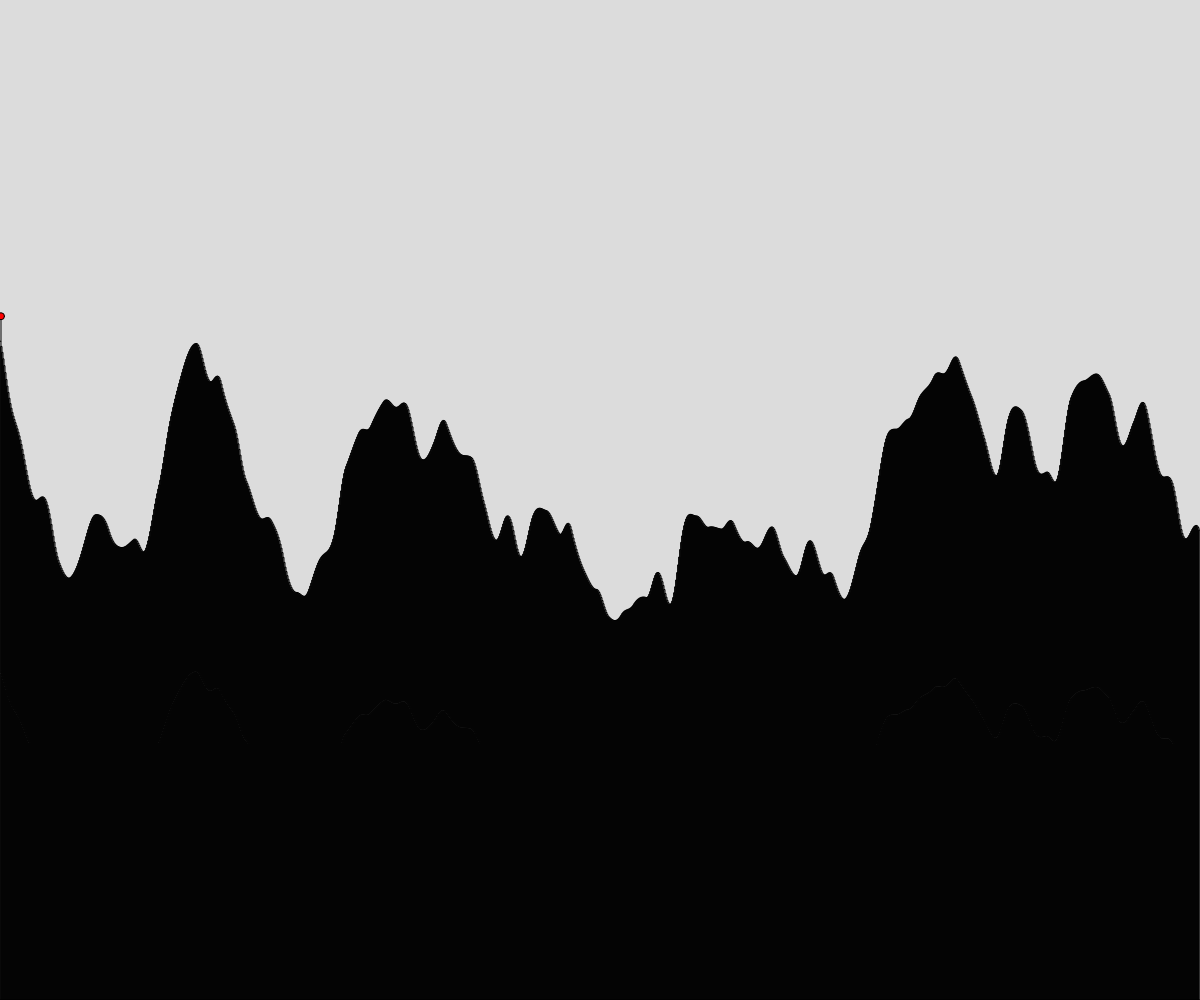
Frame 1 (no input)
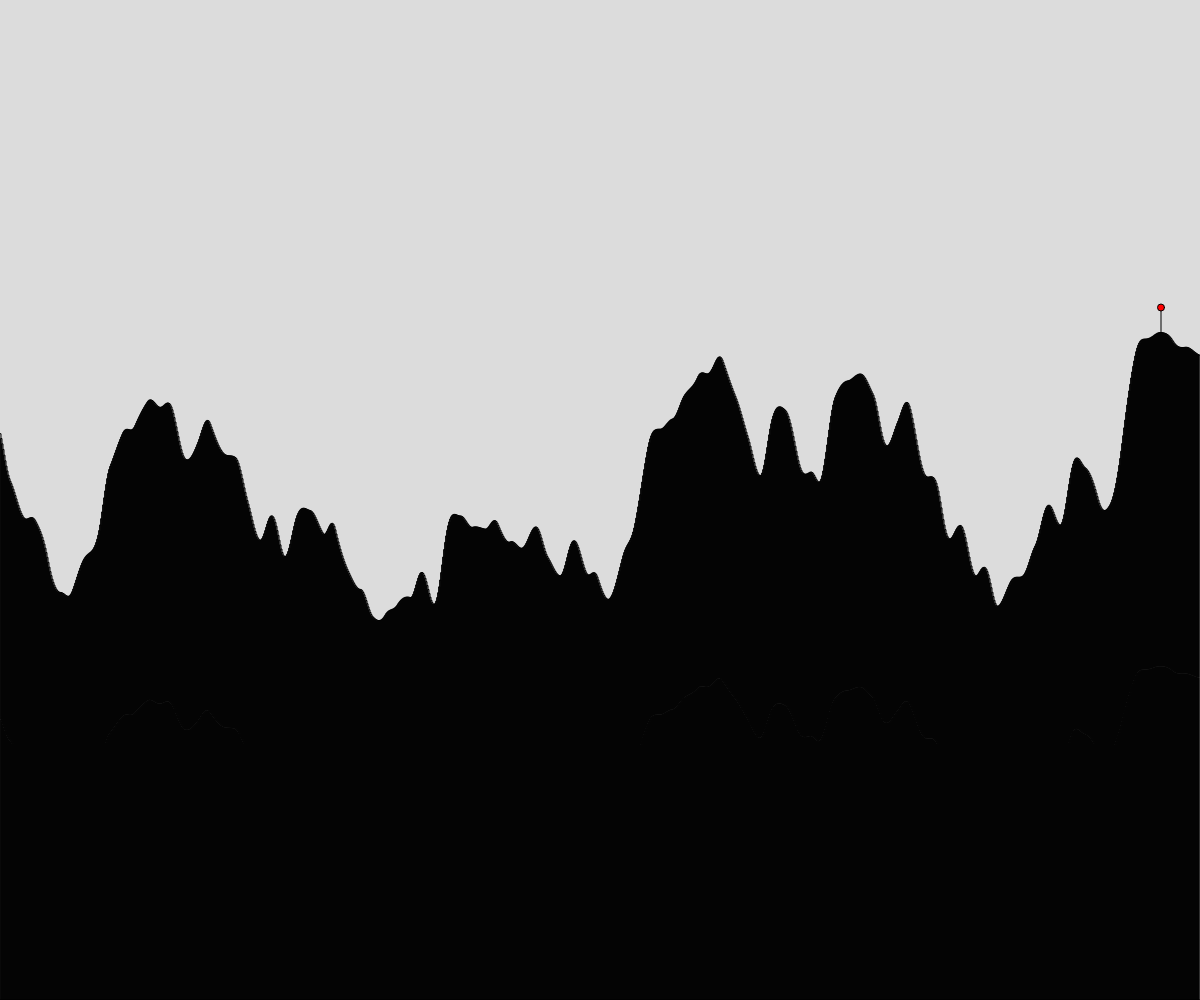
Frame 60 (no input)
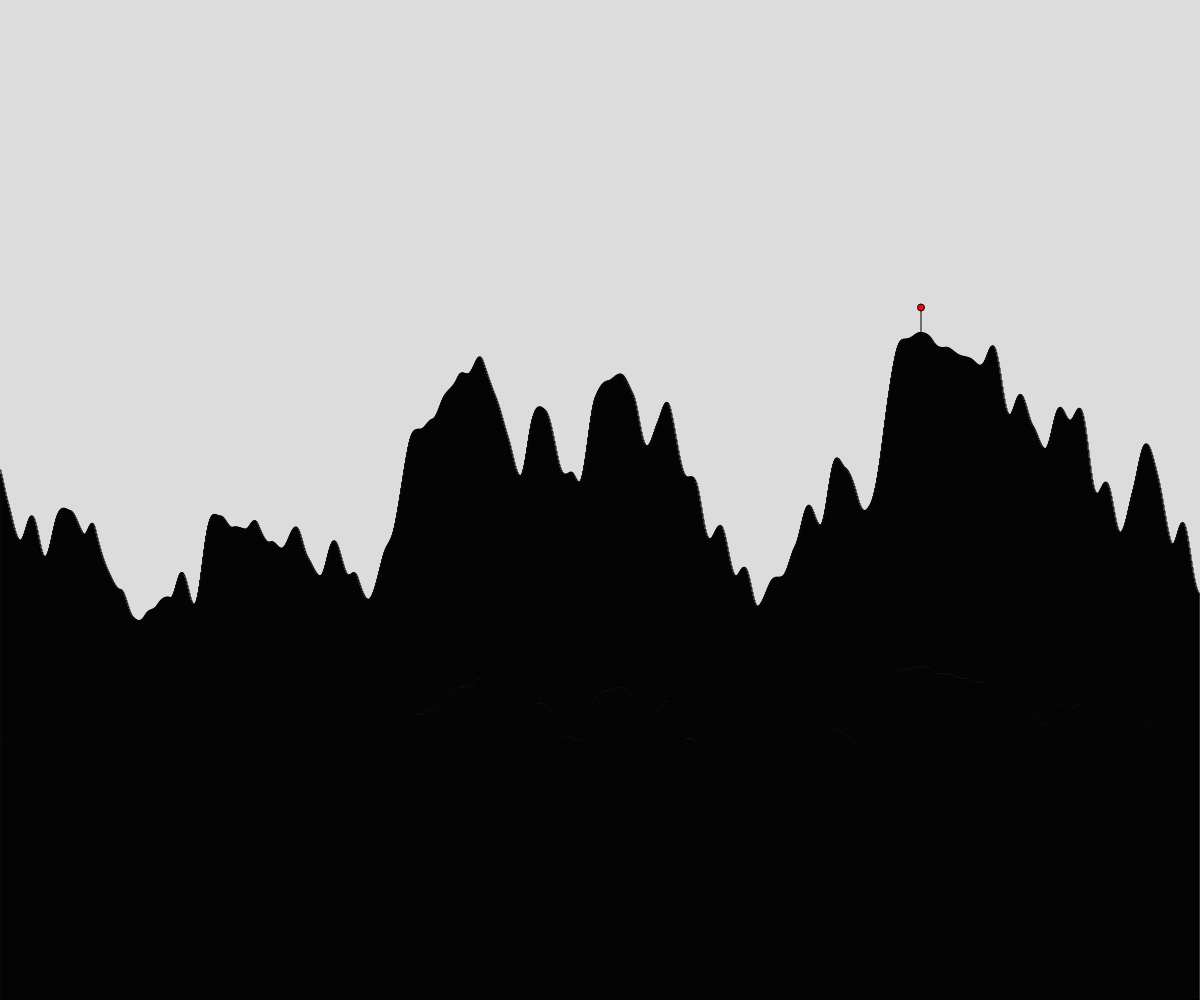
Frame 120 (the mouse pressed at the canvas centre since frame 60)

The p5.js sketch that drew these frames (run headless with seeded random() and noise() and a simulated clock; from frame 60 on, the mouse is pressed at the canvas centre):

// p5.js sketch
// ── sketch.js
// Terrain GEN
// Kamran Shirazi
// September 29, 2025

let rectwidth = 1;  // make this wider to see better terrain
let Time = 0;
let TimeKeep = 0.01;  // smaller increment for noise input

function setup() {
  createCanvas(windowWidth, windowHeight);
  rectwidth = 1;
}

function generateTerrain(){
  noFill();
  rectMode(CORNERS);
  background(220);  // clear the background each time you generate terrain

  let heigestRec = Infinity;  // highest point tracker, start from bottom
  let LARGESTX = 0;
  let LARGESTY = height;

  for(let x = 0; x < width; x += rectwidth){
    // Generate noise-based height
    let noiseVal = noise(Time);
    let recHeight = map(noiseVal, 0, 1, height * 0.2, height * 0.9);

    let x2 = x + rectwidth;
    let y2 = height - recHeight;

    // Finds the heightest Rectangle on the frame
    if(y2 < heigestRec){
      heigestRec = y2;
      LARGESTX = x2;
      LARGESTY = y2; 
    }

    rect(x, height, x2, y2);
    Time += TimeKeep;  // increment noise hopefully smoothly
  }
  drawpin(LARGESTX, LARGESTY); // pins the heightest rec
  rectMode(CORNER);
}

function draw() {
  panning();
  background(220);
  generateTerrain();
}

function drawpin(x, y){
  line(x, y, x, y - 25);
  fill(255, 0, 0);
  circle(x, y - 25, 7);
}

function panning(){
  let pan = frameCount / 25;
  Time = 0 + pan;
}

function keyPressed(){
 if(keyCode === LEFT_ARROW){
  rectwidth = rectwidth - 0.05;
  if(rectwidth === 0.05){
    rectwidth = 0.10;
  }
}
 else if(keyCode === RIGHT_ARROW){
  rectwidth = rectwidth + 0.05;
 }
}
